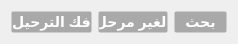
   <widget class="QWidget" name="layoutWidget">
    <property name="geometry">
     <rect>
      <x>3</x>
      <y>616</y>
      <width>238</width>
      <height>33</height>
     </rect>
    </property>
    <layout class="QHBoxLayout" name="horizontalLayout_2">
     <item>
      <widget class="QPushButton" name="pushButton">
       <property name="enabled">
        <bool>true</bool>
       </property>
       <property name="minimumSize">
        <size>
         <width>0</width>
         <height>22</height>
        </size>
       </property>
       <property name="maximumSize">
        <size>
         <width>100</width>
         <height>16777215</height>
        </size>
       </property>
       <property name="styleSheet">
        <string notr="true">QPushButton {
  	background-color: #a9a9a9;
    border-style: hidden;
	border-width:1px;
    border-radius: 2px;
    font: bold 14px;
    color: #ffffff; 
}
QPushButton:pressed {
background-color: #3269e4;
}</string>
       </property>
       <property name="text">
        <string>فك الترحيل</string>
       </property>
      </widget>
     </item>
     <item>
      <widget class="QPushButton" name="unsaved">
       <property name="enabled">
        <bool>true</bool>
       </property>
       <property name="minimumSize">
        <size>
         <width>70</width>
         <height>22</height>
        </size>
       </property>
       <property name="maximumSize">
        <size>
         <width>60</width>
         <height>16777215</height>
        </size>
       </property>
       <property name="styleSheet">
        <string notr="true">QPushButton {
  	background-color: #a9a9a9;
    border-style: hidden;
	border-width:1px;
    border-radius: 2px;
    font: bold 14px;
    color: #ffffff; 
}
QPushButton:pressed {
background-color: #3269e4;
}</string>
       </property>
       <property name="text">
        <string>الغير مرحل</string>
       </property>
      </widget>
     </item>
     <item>
      <widget class="QPushButton" name="search">
       <property name="minimumSize">
        <size>
         <width>0</width>
         <height>22</height>
        </size>
       </property>
       <property name="styleSheet">
        <string notr="true">QPushButton {
  	background-color: #a9a9a9;
    border-style: hidden;
	border-width:1px;
    border-radius: 2px;
    font: bold 14px;
    color: #ffffff; 
}
QPushButton:pressed {
background-color: #3269e4;
}</string>
       </property>
       <property name="text">
        <string>بحث</string>
       </property>
      </widget>
     </item>
    </layout>
   </widget>
